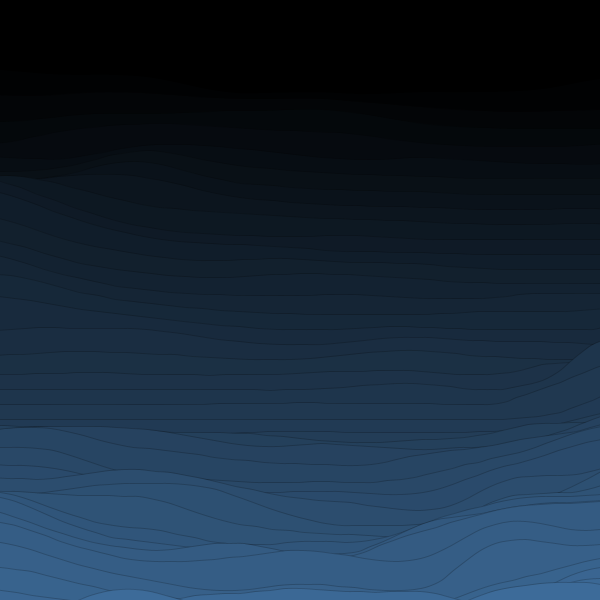
Frame 1 (no input)
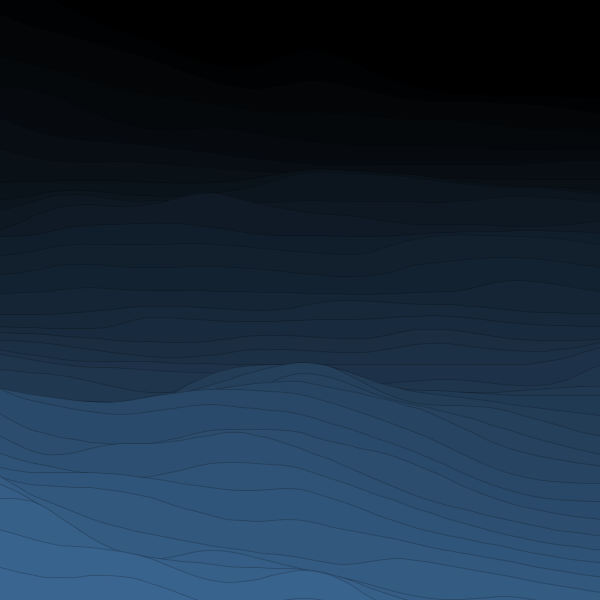
Frame 60 (the mouse pressed at the canvas centre just before this capture)
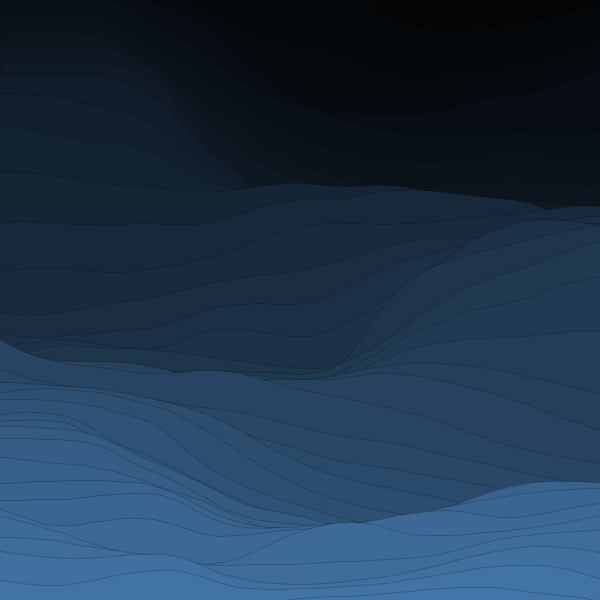
Frame 120 (the mouse held since frame 60 and released just before this capture)

The Processing sketch that drew these frames (run headless with seeded random() and noise(); from frame 60 on, the mouse is pressed at the canvas centre):

// Processing sketch: processing_153357
// ── processing_153357.pde

float div = 40;
float r = 60;
float n;
float widthDiv,heightDiv;

void setup() {
  size(600, 600);
  smooth();
  
  colorMode(HSB, 360, 100,100,100);
  
  n =random(100);
  widthDiv = width / div;
  heightDiv = height / div;
}

void draw() {

  background(0);
  stroke(0,0,0,20);
  strokeWeight(1);

  for (int i=-4; i<(div) + 8; i++) {
    fill(210,60,60 * ( i*(1/div)) );
    beginShape();
    vertex(-2*widthDiv, ((div*r*2) + i*heightDiv));
    vertex(-2*widthDiv, (i*heightDiv));
    
    for (int j=-2; j<(div) + 6; j++) {
            
      float theta = map( noise(n,i*0.1,j*0.02), 0,1, 0,TWO_PI);
      float x = (cos(theta)* r) + (j*widthDiv) ;
      float y = (sin(theta)* r)*1.5 + (i*heightDiv);
      
      curveVertex(x,y);
      
    }
    
    vertex((div+6)*widthDiv, (i*heightDiv));
    vertex((div+6)*widthDiv, ((div*r*2) + i*heightDiv));
    
    endShape(CLOSE);
  }
  n += 0.01;
}
